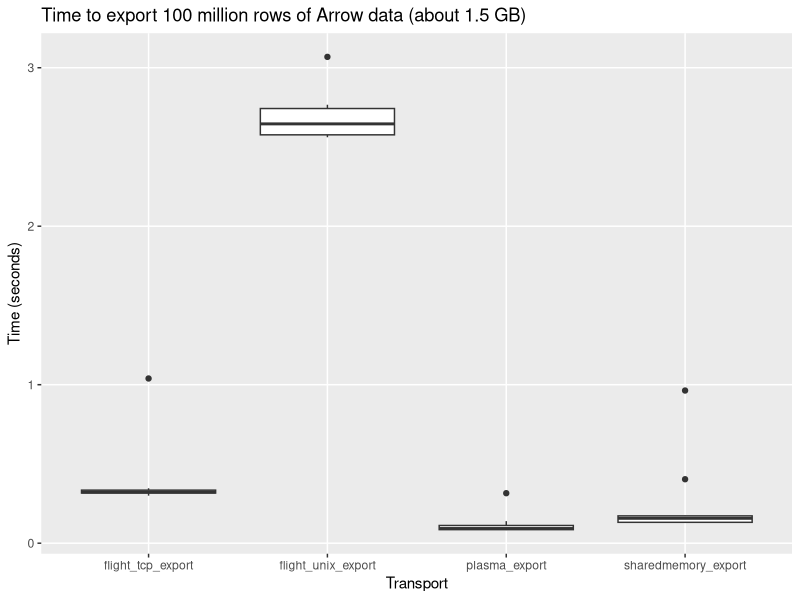
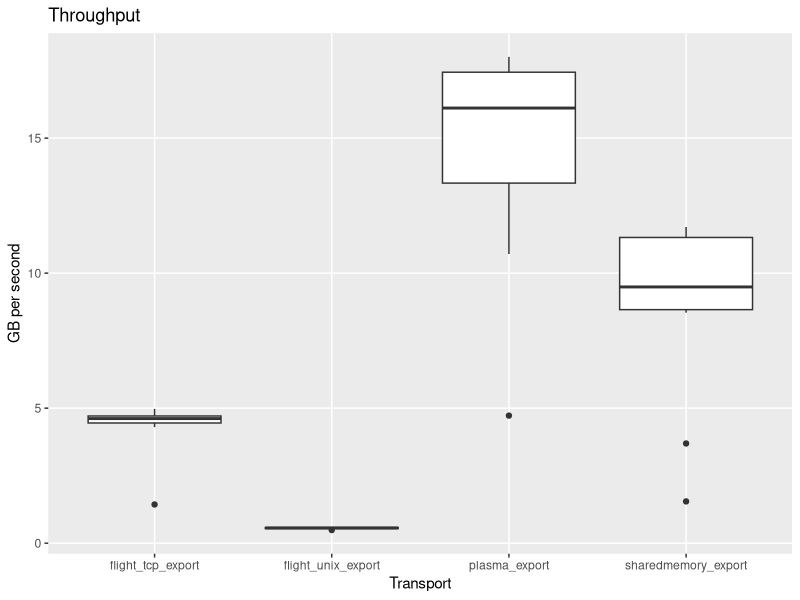
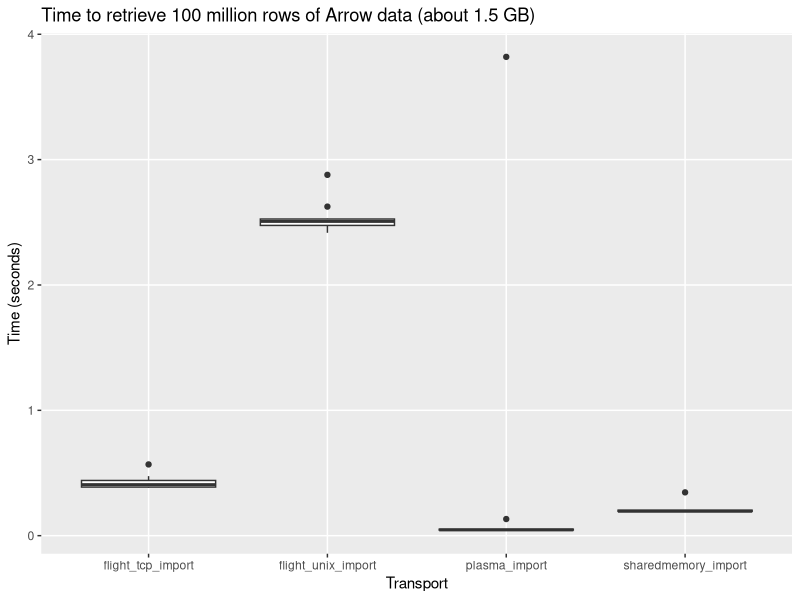

Write the R code that produced these figures, in order.
## ---- chunk 1
#| output: false
library(readr)
library(ggplot2)
library(dplyr)
share_data <- read_csv("share_results.csv", col_names=c("name", "time", "size_bytes")) %>%
    mutate(gbps = (size_bytes / 1024 / 1024 / 1024) / time)
retrieve_data <- read_csv("retrieve_results.csv", col_names=c("name", "time"))
## ---- chunk 2
ggplot(share_data, aes(x = name, y = time)) +
    geom_boxplot() + 
    scale_y_continuous(min = 0) + 
    labs(
        title="Time to export 100 million rows of Arrow data (about 1.5 GB)",
        x = "Transport",
        y = "Time (seconds)"
    )
## ---- chunk 3
ggplot(share_data, aes(x = name, y = gbps)) +
    geom_boxplot() + 
    scale_y_continuous(min = 0) + 
    labs(
        title="Throughput",
        x = "Transport",
        y = "GB per second"
    )
## ---- chunk 4
share_data %>%
    group_by(name) %>%
    summarise(
        avg_time_sec = mean(time),
        min_time_sec = min(time),
        avg_gbps = mean(gbps),
        max_gbps = max(gbps)
    )
## ---- chunk 5
ggplot(retrieve_data, aes(x = name, y = time)) +
    geom_boxplot() + 
    scale_y_continuous(min = 0) + 
    labs(
        title="Time to retrieve 100 million rows of Arrow data (about 1.5 GB)",
        x = "Transport",
        y = "Time (seconds)"
    )
## ---- chunk 6
retrieve_data %>%
    group_by(name) %>%
    summarise(
        avg_time_sec = mean(time),
        min_time_sec = min(time),
    )
